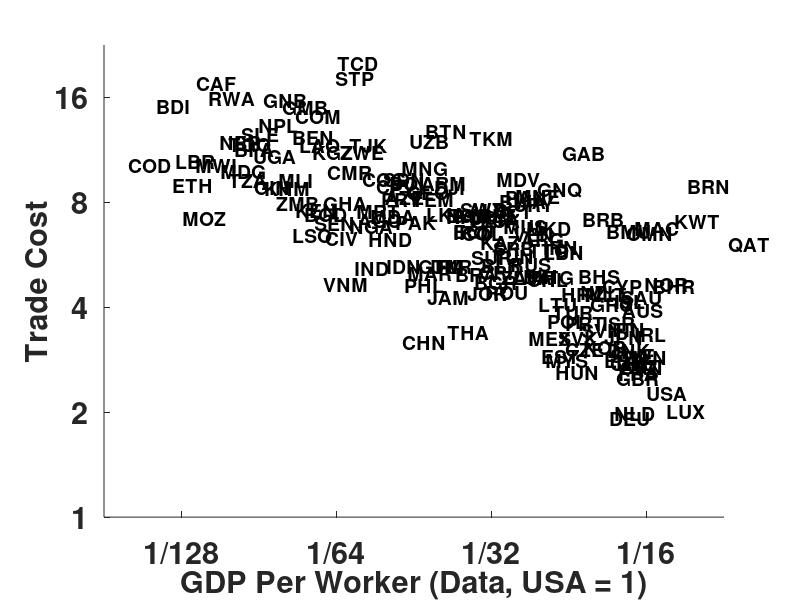
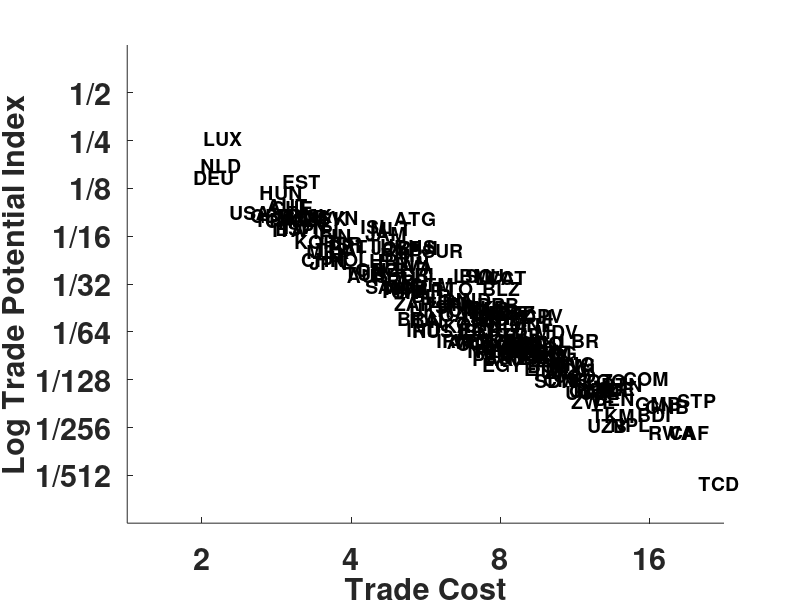
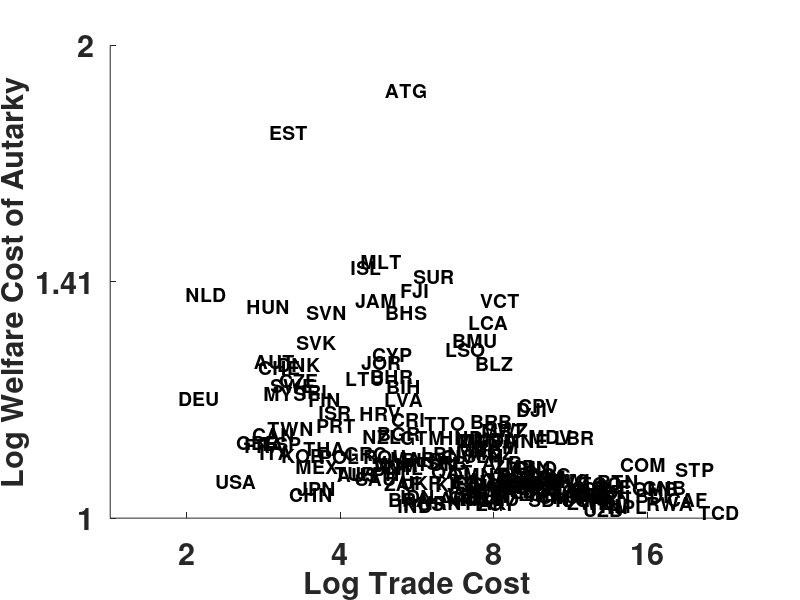

These charts were generated, in order, by the following MATLAB code:
clear
close all
%%%%%%%%%%%%%%%%%%%%%%%%%%%%%%%%%%%%%%%%%%%%%%%%%%%%%%%%%%%%%%%%%%%%%%%%%%%
load tau_calibrate.mat


axes1 = axes('Parent',figure,...
'XTickLabel',{'1/128','1/64','1/32','1/16','1/8','1/4','1/2','1', '2'},...
'YTickLabel',{'1','2','4','8','16'},...
'YTick',[0 1 2 3 4],...
'FontWeight','bold','FontSize',22);

xlim(axes1,[-7 1]);
ylim(axes1,[0 4.5]);

hold('all');

plot(log2(gdp),log2(tau),'w*')
text(log2(gdp),log2(tau),cntry_names(:),'Fontsize',14,'FontWeight','bold','Color','k')
xlabel('GDP Per Worker (Data, USA = 1)','FontWeight','bold','FontSize',22);
ylabel('Trade Cost','FontWeight','bold','FontSize',22);


%%%%%%%%%%%%%%%%%%%%%%%%%%%%%%%%%%%%%%%%%%%%%%%%%%%%%%%%%%%%%%%%%%%%%%%%%%%
% 'YTickLabel',{'1','2','4','8','16'},...
axes1 = axes('Parent',figure,...
'XTickLabel',{'2','4','8','16'},...
'XTick',[1 2 3 4],...
'YTickLabel',{'1/512','1/256','1/128','1/64','1/32','1/16','1/8','1/4','1/2'},...
'yTick',[-9 -8 -7 -6 -5 -4 -3 -2 -1],...
'FontWeight','bold','FontSize',22);

%xlim(axes1,[-7 1]);
xlim(axes1,[0.5 4.5]);

hold('all');

plot(log2(tau),log2(relative_openness),'w*')
text(log2(tau),log2(relative_openness),cntry_names(:),'Fontsize',14,'FontWeight','bold','Color','k')
xlabel('Trade Cost','FontWeight','bold','FontSize',22);
ylabel('Log Trade Potential Index','FontWeight','bold','FontSize',22);

disp('Correlation Tau and Relative Openness')
disp(corr(log(tau),log(relative_openness)))

%%%%%%%%%%%%%%%%%%%%%%%%%%%%%%%%%%%%%%%%%%%%%%%%%%%%%%%%%%%%%%%%%%%%%%%%%%%
'YTickLabel',{'1','2','4','8','16'},...
acr = home_share.^(-1/theta);

axes1 = axes('Parent',figure,...
'XTickLabel',{'2','4','8','16'},...
'XTick',[1 2 3 4],...
'YTickLabel',{'1','1.41','2'},...
'yTick',[0,0.5,1],...
'FontWeight','bold','FontSize',22);

%xlim(axes1,[-7 1]);
xlim(axes1,[0.5 4.5]);
ylim(axes1,[0 1]);

hold('all');

plot(log2(tau),log2(acr),'w*')
text(log2(tau),log2(acr),cntry_names(:),'Fontsize',14,'FontWeight','bold','Color','k')
xlabel('Log Trade Cost','FontWeight','bold','FontSize',22);
ylabel('Log Welfare Cost of Autarky','FontWeight','bold','FontSize',22);

disp('Correlation Tau and Relative Openness')
disp(corr(log(tau),(acr)))

[b,~,r,~,stats] = regress((acr),[ones(length(acr),1), (gdp)])

corr(r,log(tau))

%%%%%%%%%%%%%%%%%%%%%%%%%%%%%%%%%%%%%%%%%%%%%%%%%%%%%%%%%%%%%%%%%%%%%%%%%%%





